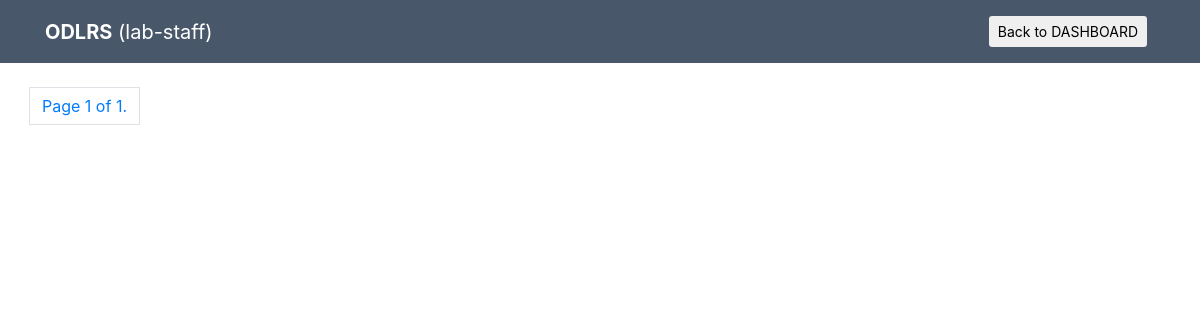
The page /all-tests-list-staff/lab-staff/ on the database as committed earlier.
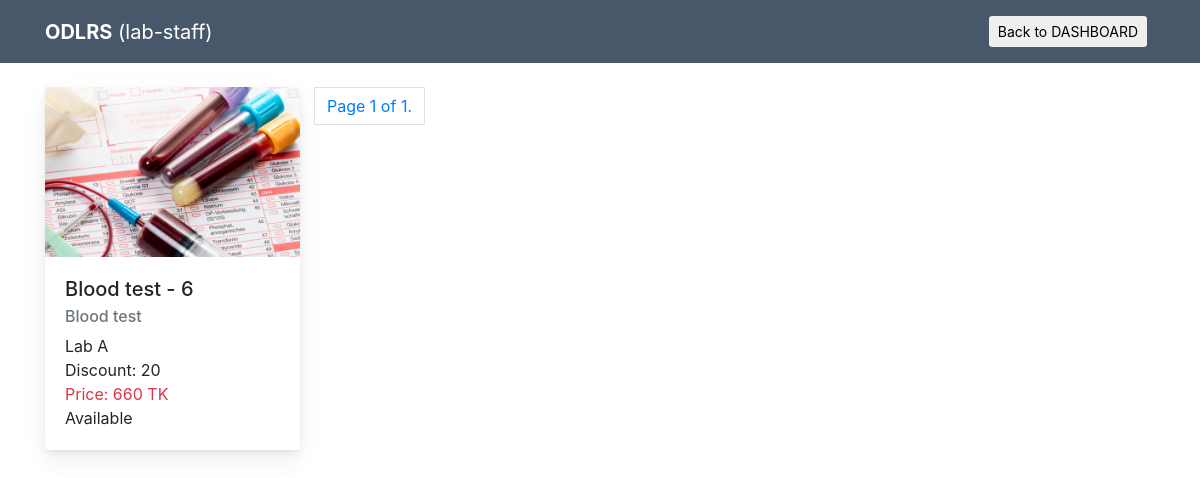
The same page on the database as committed later.
### tests/models.py (models this page shows, shortened)
class Test(models.Model):
    ACTIVE_STATUS = (
        ('Available', 'AVAILABLE'),
        ('Closed', 'CLOSED'),
    )
    test_name = models.CharField(max_length=250, blank=True)
    image = models.FileField(upload_to='lab_test_pics')
    category = models.ForeignKey(TestCategory, on_delete=models.CASCADE, related_name='test_category')
    center = models.ForeignKey(DiagnosticCenter, on_delete=models.CASCADE, related_name='test_center')
    discount = models.PositiveIntegerField(null=True, blank=True)
    price = models.PositiveIntegerField(null=True, blank=True)
    active_status = models.CharField(max_length=20, choices=ACTIVE_STATUS, default='AVAILABLE')
    class Meta:
        ordering = ['-id']
        verbose_name_plural = 'Tests'

class TestCategory(models.Model):
    category_name = models.CharField(max_length=50)
    center = models.ForeignKey(DiagnosticCenter, on_delete=models.CASCADE, related_name='category_center',
                               null=True, blank=True)
    class Meta:
        verbose_name_plural = 'Test Categories'
        ordering = ['-id']
    def __str__(self):
        return self.category_name

### diagnostic_centers/models.py (models this page shows)
class DiagnosticCenter(models.Model):
    name = models.CharField(max_length=250, blank=False)
    image = models.ImageField(default='default_center.jpg', upload_to='diagnostic_center_pics')
    email = models.EmailField(blank=True)
    contact_no = models.CharField(max_length=20, blank=False)
    website = models.CharField(max_length=100, blank=True)
    address = models.CharField(max_length=150, blank=False)
    class Meta:
        verbose_name_plural = 'Diagnostic Centers'
    def __str__(self):
        return self.name

### tests/views.py (the view)
# urls.py: path('all-tests-list-staff/<username>/', all_tests_list_for_staff, name='all-tests-list-staff'),
def all_tests_list_for_staff(request, username):
    staff = DiagnosticStaff.objects.get(username=username)
    staff_filtered_tests = Test.objects.filter(center__center_staffs=staff)
    paginator = Paginator(staff_filtered_tests, 20)
    page = request.GET.get('page')
    all_added_tests_paginator_data = paginator.get_page(page)
    template = 'tests/all_tests_list_for_staff.html'
    context = {
        'all_added_tests': all_added_tests_paginator_data,
        'staff': staff,
    }
    return render(request, template, context)

### templates/tests/all_tests_list_for_staff.html (shortened to what this page needs)
<!DOCTYPE html>
<html lang="en">
<head>
    <link rel="stylesheet" href="https://maxcdn.bootstrapcdn.com/bootstrap/4.0.0/css/bootstrap.min.css"
 />
</head>
<body>
    <nav class="navbar navbar-expand-lg navbar-dark" style="background: #485769">
        <div class="container">
            <a class="navbar-brand text-warnin" href="#"><b>ODLRS</b> <span
                    class="text-white">({{ staff.username }})</span></a>
            <div class="" id="navbarSupportedContent">
                <ul class="navbar-nav ml-auto">
                    <li class="nav-item">
                        <a class="nav-link text-white"
                            href="{% url 'diagnostic_centers:staff-dashboard' staff.username %}">
                            <button type="submit" class="btn btn-white btn-sm">Back to DASHBOARD</button>
                        </a>
                    </li>
                </ul>
            </div>
        </div>
    </nav>
    <div class="container mt-4">
        <div class="row">
            {% for test in all_added_tests %}
            <div class="col-xs-12 col-sm-6 col-md-4 col-lg-3">
                <div class="card mb-4">
                    <img src="{{ test.image.url }}" class="card-img-top" alt="..." width="100%">
                    <div class="card-body">
                        <h5 class="card-title">{{ test.test_name }}
                        </h5>
                        <h6 class="card-subtitle mb-2 text-muted">{{ test.category }}</h6>
                        <p class="card-text center">{{ test.center }}</p>
                        <p class="card-text">Discount: {{ test.discount }}</p>
                        <p class="card-text text-danger">Price: {{ test.price }} TK</p>
                        <p class="card-text">{{ test.active_status }}</p>
                    </div>
                </div>
            </div>
            {% endfor %}
            <br><br>
            <ul class="pagination">
                <li class="page-item">
                    <a class="page-link" href="#">Page {{ all_added_tests.number }} of
                        {{ all_added_tests.paginator.num_pages }}.</a>
                </li>
            </ul>
        </div>
    </div>
</body>
</html>

Rows that differ between the two databases and show on the page:
added Test: image (picture), test_name "Blood test - 6", category "Blood test", center "Lab A", discount "20", price "660", active_status "Available"
